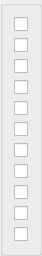
  <widget class="QGroupBox" name="gridGroupBox_4">
   <property name="geometry">
    <rect>
     <x>1279</x>
     <y>250</y>
     <width>21</width>
     <height>181</height>
    </rect>
   </property>
   <layout class="QGridLayout" name="gridLayout10">
    <property name="sizeConstraint">
     <enum>QLayout::SizeConstraint::SetFixedSize</enum>
    </property>
    <item row="5" column="1">
     <widget class="QCheckBox" name="checkBox114_2">
      <property name="text">
       <string/>
      </property>
     </widget>
    </item>
    <item row="4" column="1">
     <widget class="QCheckBox" name="checkBox113_2">
      <property name="text">
       <string/>
      </property>
     </widget>
    </item>
    <item row="7" column="1">
     <widget class="QCheckBox" name="checkBox116_2">
      <property name="text">
       <string/>
      </property>
     </widget>
    </item>
    <item row="6" column="1">
     <widget class="QCheckBox" name="checkBox115_2">
      <property name="text">
       <string/>
      </property>
     </widget>
    </item>
    <item row="0" column="1">
     <widget class="QCheckBox" name="checkBox111_2">
      <property name="text">
       <string/>
      </property>
     </widget>
    </item>
    <item row="8" column="1">
     <widget class="QCheckBox" name="checkBox117_2">
      <property name="text">
       <string/>
      </property>
     </widget>
    </item>
    <item row="1" column="1">
     <widget class="QCheckBox" name="checkBox110_2">
      <property name="text">
       <string/>
      </property>
     </widget>
    </item>
    <item row="3" column="1">
     <widget class="QCheckBox" name="checkBox1112_2">
      <property name="text">
       <string/>
      </property>
     </widget>
    </item>
    <item row="9" column="1">
     <widget class="QCheckBox" name="checkBox118_2">
      <property name="text">
       <string/>
      </property>
     </widget>
    </item>
    <item row="2" column="1">
     <widget class="QCheckBox" name="checkBox112_2">
      <property name="text">
       <string/>
      </property>
     </widget>
    </item>
    <item row="10" column="1">
     <widget class="QCheckBox" name="checkBox119_2">
      <property name="text">
       <string/>
      </property>
     </widget>
    </item>
   </layout>
  </widget>
